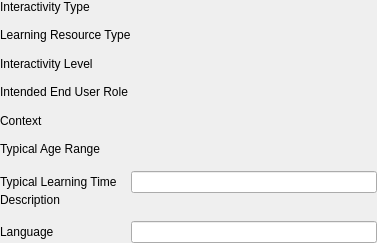
<?xml version="1.0" encoding="UTF-8"?>
<ui version="4.0">
 <class>imsmdEducationalWidget</class>
 <widget class="QWidget" name="imsmdEducationalWidget">
  <property name="geometry">
   <rect>
    <x>0</x>
    <y>0</y>
    <width>377</width>
    <height>243</height>
   </rect>
  </property>
  <property name="windowTitle">
   <string>Form</string>
  </property>
  <layout class="QGridLayout" name="gridLayout">
   <property name="margin">
    <number>0</number>
   </property>
   <property name="spacing">
    <number>0</number>
   </property>
   <item row="0" column="0">
    <widget class="QLabel" name="label_7">
     <property name="text">
      <string>Interactivity Type</string>
     </property>
     <property name="alignment">
      <set>Qt::AlignLeading|Qt::AlignLeft|Qt::AlignTop</set>
     </property>
     <property name="margin">
      <number>5</number>
     </property>
    </widget>
   </item>
   <item row="0" column="1">
    <layout class="QVBoxLayout" name="edInteractivityTypeLayout">
     <property name="spacing">
      <number>0</number>
     </property>
    </layout>
   </item>
   <item row="1" column="0">
    <widget class="QLabel" name="label_8">
     <property name="text">
      <string>Learning Resource Type</string>
     </property>
     <property name="alignment">
      <set>Qt::AlignLeading|Qt::AlignLeft|Qt::AlignTop</set>
     </property>
     <property name="margin">
      <number>5</number>
     </property>
    </widget>
   </item>
   <item row="1" column="1">
    <layout class="QVBoxLayout" name="edLearningResourceTypeLayout">
     <property name="spacing">
      <number>0</number>
     </property>
    </layout>
   </item>
   <item row="2" column="0">
    <widget class="QLabel" name="label_9">
     <property name="text">
      <string>Interactivity Level</string>
     </property>
     <property name="alignment">
      <set>Qt::AlignLeading|Qt::AlignLeft|Qt::AlignTop</set>
     </property>
     <property name="margin">
      <number>5</number>
     </property>
    </widget>
   </item>
   <item row="2" column="1">
    <layout class="QVBoxLayout" name="edInteractivityLevelLayout">
     <property name="spacing">
      <number>0</number>
     </property>
    </layout>
   </item>
   <item row="3" column="0">
    <widget class="QLabel" name="label_10">
     <property name="text">
      <string>Intended End User Role</string>
     </property>
     <property name="alignment">
      <set>Qt::AlignLeading|Qt::AlignLeft|Qt::AlignTop</set>
     </property>
     <property name="margin">
      <number>5</number>
     </property>
    </widget>
   </item>
   <item row="3" column="1">
    <layout class="QVBoxLayout" name="edIntendedEndUserRoleLayout">
     <property name="spacing">
      <number>0</number>
     </property>
    </layout>
   </item>
   <item row="4" column="0">
    <widget class="QLabel" name="label_11">
     <property name="text">
      <string>Context</string>
     </property>
     <property name="alignment">
      <set>Qt::AlignLeading|Qt::AlignLeft|Qt::AlignTop</set>
     </property>
     <property name="margin">
      <number>5</number>
     </property>
    </widget>
   </item>
   <item row="4" column="1">
    <layout class="QVBoxLayout" name="edContextLayout">
     <property name="spacing">
      <number>0</number>
     </property>
    </layout>
   </item>
   <item row="5" column="0">
    <widget class="QLabel" name="label_12">
     <property name="text">
      <string>Typical Age Range</string>
     </property>
     <property name="alignment">
      <set>Qt::AlignLeading|Qt::AlignLeft|Qt::AlignTop</set>
     </property>
     <property name="margin">
      <number>5</number>
     </property>
    </widget>
   </item>
   <item row="5" column="1">
    <layout class="QVBoxLayout" name="edTypicalAgeRangeLayout">
     <property name="spacing">
      <number>0</number>
     </property>
    </layout>
   </item>
   <item row="6" column="0">
    <widget class="QLabel" name="label_13">
     <property name="text">
      <string>Typical Learning Time</string>
     </property>
     <property name="margin">
      <number>5</number>
     </property>
    </widget>
   </item>
   <item row="6" column="1">
    <widget class="QLineEdit" name="edTypicalLearningTime"/>
   </item>
   <item row="7" column="0">
    <widget class="QLabel" name="label_14">
     <property name="text">
      <string>Description</string>
     </property>
     <property name="alignment">
      <set>Qt::AlignLeading|Qt::AlignLeft|Qt::AlignTop</set>
     </property>
     <property name="margin">
      <number>5</number>
     </property>
    </widget>
   </item>
   <item row="7" column="1">
    <layout class="QVBoxLayout" name="edDescriptionLayout">
     <property name="spacing">
      <number>0</number>
     </property>
    </layout>
   </item>
   <item row="8" column="0">
    <widget class="QLabel" name="label_15">
     <property name="text">
      <string>Language</string>
     </property>
     <property name="margin">
      <number>5</number>
     </property>
    </widget>
   </item>
   <item row="8" column="1">
    <widget class="QLineEdit" name="edLanguage"/>
   </item>
  </layout>
 </widget>
 <resources/>
 <connections/>
</ui>
